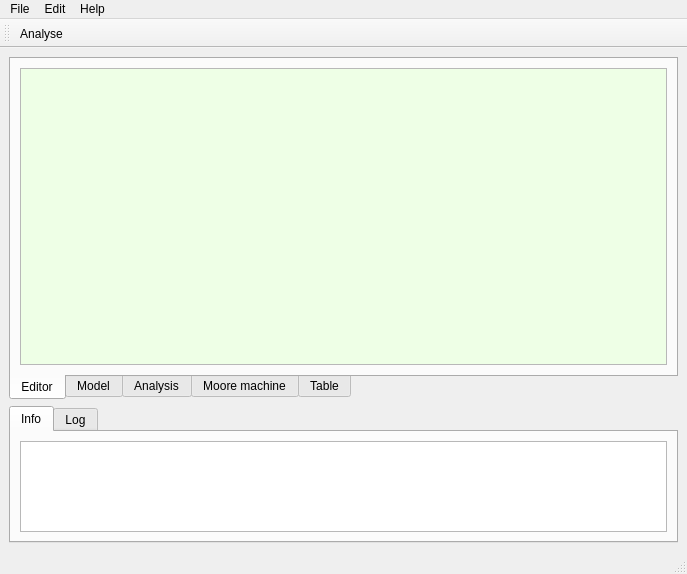
<?xml version="1.0" encoding="UTF-8"?>
<ui version="4.0">
 <class>ADCSWindow</class>
 <widget class="QMainWindow" name="ADCSWindow">
  <property name="geometry">
   <rect>
    <x>0</x>
    <y>0</y>
    <width>687</width>
    <height>574</height>
   </rect>
  </property>
  <property name="windowTitle">
   <string>Form1</string>
  </property>
  <widget class="QWidget" name="centralwidget">
   <layout class="QVBoxLayout" name="verticalLayout_2" stretch="5,2">
    <item>
     <widget class="QTabWidget" name="tabWidget">
      <property name="tabPosition">
       <enum>QTabWidget::South</enum>
      </property>
      <property name="tabShape">
       <enum>QTabWidget::Rounded</enum>
      </property>
      <property name="currentIndex">
       <number>0</number>
      </property>
      <property name="usesScrollButtons">
       <bool>true</bool>
      </property>
      <property name="documentMode">
       <bool>false</bool>
      </property>
      <property name="tabsClosable">
       <bool>false</bool>
      </property>
      <property name="movable">
       <bool>false</bool>
      </property>
      <widget class="QWidget" name="editorTab">
       <attribute name="title">
        <string>Editor</string>
       </attribute>
       <layout class="QHBoxLayout" name="innerLayout" stretch="0">
        <item>
         <layout class="QVBoxLayout" name="workArea" stretch="0">
          <item>
           <widget class="QPlainTextEdit" name="textEdit">
            <property name="palette">
             <palette>
              <active>
               <colorrole role="Base">
                <brush brushstyle="SolidPattern">
                 <color alpha="255">
                  <red>238</red>
                  <green>255</green>
                  <blue>230</blue>
                 </color>
                </brush>
               </colorrole>
              </active>
              <inactive>
               <colorrole role="Base">
                <brush brushstyle="SolidPattern">
                 <color alpha="255">
                  <red>238</red>
                  <green>255</green>
                  <blue>230</blue>
                 </color>
                </brush>
               </colorrole>
              </inactive>
              <disabled>
               <colorrole role="Base">
                <brush brushstyle="SolidPattern">
                 <color alpha="255">
                  <red>255</red>
                  <green>255</green>
                  <blue>255</blue>
                 </color>
                </brush>
               </colorrole>
              </disabled>
             </palette>
            </property>
            <property name="font">
             <font>
              <pointsize>24</pointsize>
             </font>
            </property>
           </widget>
          </item>
         </layout>
        </item>
       </layout>
      </widget>
      <widget class="QWidget" name="modelTab">
       <property name="enabled">
        <bool>true</bool>
       </property>
       <attribute name="title">
        <string>Model</string>
       </attribute>
       <layout class="QVBoxLayout" name="tab_2_layout">
        <item>
         <layout class="QHBoxLayout" name="horizontalLayout" stretch="1,2,4">
          <item>
           <widget class="QFrame" name="frame">
            <property name="frameShape">
             <enum>QFrame::StyledPanel</enum>
            </property>
            <property name="frameShadow">
             <enum>QFrame::Raised</enum>
            </property>
            <layout class="QVBoxLayout" name="verticalLayout_3">
             <item>
              <widget class="QLabel" name="label">
               <property name="text">
                <string>Signals</string>
               </property>
              </widget>
             </item>
             <item>
              <widget class="QListWidget" name="listSignals"/>
             </item>
            </layout>
           </widget>
          </item>
          <item>
           <widget class="QFrame" name="frame_2">
            <property name="frameShape">
             <enum>QFrame::StyledPanel</enum>
            </property>
            <property name="frameShadow">
             <enum>QFrame::Raised</enum>
            </property>
            <layout class="QVBoxLayout" name="verticalLayout">
             <item>
              <widget class="QLabel" name="label_2">
               <property name="text">
                <string>Node-Signals</string>
               </property>
              </widget>
             </item>
             <item>
              <widget class="QListWidget" name="listNodes"/>
             </item>
            </layout>
           </widget>
          </item>
          <item>
           <widget class="QTableView" name="matrix">
            <property name="gridStyle">
             <enum>Qt::SolidLine</enum>
            </property>
            <property name="sortingEnabled">
             <bool>false</bool>
            </property>
           </widget>
          </item>
         </layout>
        </item>
       </layout>
      </widget>



      <widget class="QWidget" name="analysisTab">
       <property name="enabled">
        <bool>true</bool>
       </property>
       <attribute name="title">
        <string>Analysis</string>
       </attribute>
       <layout class="QVBoxLayout" name="tab_2_layout">
        <item>
         <layout class="QHBoxLayout" name="horizontalLayout" stretch="1,1">
          <item>
           <widget class="QFrame" name="frame">
            <property name="frameShape">
             <enum>QFrame::StyledPanel</enum>
            </property>
            <property name="frameShadow">
             <enum>QFrame::Raised</enum>
            </property>
            <layout class="QVBoxLayout" name="verticalLayout_3">
             <item>
              <widget class="QLabel" name="label">
               <property name="text">
                <string>Loops</string>
               </property>
              </widget>
             </item>
             <item>
              <widget class="QListWidget" name="listLoops"/>
             </item>
            </layout>
           </widget>
          </item>

          <item>
           <widget class="QFrame" name="frame">
            <property name="frameShape">
             <enum>QFrame::StyledPanel</enum>
            </property>
            <property name="frameShadow">
             <enum>QFrame::Raised</enum>
            </property>
            <layout class="QVBoxLayout" name="verticalLayout_3">
             <item>
              <widget class="QLabel" name="label">
               <property name="text">
                <string>Paths</string>
               </property>
              </widget>
             </item>
             <item>
              <widget class="QListWidget" name="listPaths"/>
             </item>
            </layout>
           </widget>
          </item>
         </layout>
        </item>
       </layout>
      </widget>



      <widget class="QWidget" name="machineTab">
       <property name="enabled">
        <bool>true</bool>
       </property>
       <attribute name="title">
        <string>Moore machine</string>
       </attribute>
       <layout class="QVBoxLayout" name="tab_2_layout">
        <item>
         <layout class="QHBoxLayout" name="machineLayout" stretch="1,1">
          <item>
           <widget class="QFrame" name="frame">
            <property name="frameShape">
             <enum>QFrame::StyledPanel</enum>
            </property>
            <property name="frameShadow">
             <enum>QFrame::Raised</enum>
            </property>
            <layout class="QVBoxLayout" name="verticalLayout_3">
             <item>
              <widget class="QLabel" name="label">
               <property name="text">
                <string>Transitions</string>
               </property>
              </widget>
             </item>
             <item>
              <widget class="QListWidget" name="listTransitions"/>
             </item>
            </layout>
           </widget>
          </item>

          <item>
           <widget class="QFrame" name="frame">
            <property name="frameShape">
             <enum>QFrame::StyledPanel</enum>
            </property>
            <property name="frameShadow">
             <enum>QFrame::Raised</enum>
            </property>
            <layout class="QVBoxLayout" name="verticalLayout_3">
             <item>
              <widget class="QLabel" name="label">
               <property name="text">
                <string>Signals</string>
               </property>
              </widget>
             </item>
             <item>
              <widget class="QListWidget" name="listSignalsMachine"/>
             </item>
            </layout>
           </widget>
          </item>

         </layout>
        </item>
       </layout>
      </widget> 




      <widget class="QWidget" name="tableTab">
       <property name="enabled">
        <bool>true</bool>
       </property>
       <attribute name="title">
        <string>Table</string>
       </attribute>
       <layout class="QVBoxLayout" name="tab_2_layout">
        <item>
         <layout class="QHBoxLayout" name="horizontalLayout" stretch="1,1">
          <item>
           <widget class="QFrame" name="frame">
            <property name="frameShape">
             <enum>QFrame::StyledPanel</enum>
            </property>
            <property name="frameShadow">
             <enum>QFrame::Raised</enum>
            </property>
            <layout class="QVBoxLayout" name="verticalLayout_3">
             <item>
              <widget class="QLabel" name="label">
               <property name="text">
                <string>Transition Table</string>
               </property>
              </widget>
             </item>
             <item>
               <widget class="QTableView" name="tr_table">
                <property name="gridStyle">
                 <enum>Qt::SolidLine</enum>
                </property>
                <property name="sortingEnabled">
                 <bool>false</bool>
                </property>
               </widget>
             </item>
            </layout>
           </widget>
           </item>
          <item>
          <widget class="QFrame" name="frame">
            <property name="frameShape">
             <enum>QFrame::StyledPanel</enum>
            </property>
            <property name="frameShadow">
             <enum>QFrame::Raised</enum>
            </property>
            <layout class="QVBoxLayout" name="formulasLayout">
            
            </layout>
           </widget>
          </item>

         </layout>
        </item>
       </layout>
      </widget>



     </widget>





    </item>
    <item>
     <widget class="QTabWidget" name="tabWidget_2">
      <property name="currentIndex">
       <number>0</number>
      </property>
      <widget class="QWidget" name="tab">
       <attribute name="title">
        <string>Info</string>
       </attribute>
       <layout class="QVBoxLayout" name="tab_2_layout">
        <item>
         <widget class="QPlainTextEdit" name="info">
          <property name="enabled">
           <bool>true</bool>
          </property>
          <property name="readOnly">
           <bool>true</bool>
          </property>
         </widget>
        </item>
       </layout>
      </widget>
      <widget class="QWidget" name="tab_3">
       <attribute name="title">
        <string>Log</string>
       </attribute>
       <layout class="QVBoxLayout" name="tab_2_layout">
        <item>
         <widget class="QPlainTextEdit" name="log">
          <property name="font">
           <font>
            <family>DejaVu Sans Mono</family>
           </font>
          </property>
          <property name="readOnly">
           <bool>true</bool>
          </property>
         </widget>
        </item>
       </layout>
      </widget>
     </widget>
    </item>
   </layout>
  </widget>
  <widget class="QMenuBar" name="menuBar">
   <property name="geometry">
    <rect>
     <x>0</x>
     <y>0</y>
     <width>687</width>
     <height>27</height>
    </rect>
   </property>
   <widget class="QMenu" name="menuHelp">
    <property name="title">
     <string>Help</string>
    </property>
    <addaction name="actionAbout"/>
   </widget>
   <widget class="QMenu" name="menuFile">
    <property name="title">
     <string>File</string>
    </property>
    <addaction name="actionNew"/>
    <addaction name="actionOpen_alg"/>
    <addaction name="actionOpen_bin"/>
    <addaction name="actionSave_alg"/>
    <addaction name="actionSave_bin"/>
    <addaction name="actionSave_machine"/>
    <addaction name="separator"/>
    <addaction name="actionOpen_machine"/>
    <addaction name="actionSave_machine"/>
    <addaction name="separator"/>
    <addaction name="actionExit"/>
   </widget>
   <widget class="QMenu" name="menuEdit">
    <property name="title">
     <string>Edit</string>
    </property>
   </widget>
   <addaction name="menuFile"/>
   <addaction name="menuEdit"/>
   <addaction name="menuHelp"/>
  </widget>
  <widget class="QStatusBar" name="statusBar"/>
  <widget class="QToolBar" name="toolBar">
   <property name="windowTitle">
    <string>toolBar</string>
   </property>
   <attribute name="toolBarArea">
    <enum>TopToolBarArea</enum>
   </attribute>
   <attribute name="toolBarBreak">
    <bool>false</bool>
   </attribute>
   <addaction name="actionAnalyse"/>
  </widget>
  <action name="actionOpen_alg">
   <property name="text">
    <string>Open algorithm</string>
   </property>
  </action>
  <action name="actionOpen_bin">
   <property name="text">
    <string>Open model</string>
   </property>
  </action>
  <action name="actionSave_alg">
   <property name="text">
    <string>Save algorithm</string>
   </property>
  </action>
  <action name="actionSave_machine">
   <property name="text">
    <string>Save machine</string>
   </property>
  </action>
  <action name="actionOpen_machine">
   <property name="text">
    <string>Open machine</string>
   </property>
  </action>
  <action name="actionSave_bin">
   <property name="text">
    <string>Save model</string>
   </property>
  </action>
  <action name="actionExit">
   <property name="text">
    <string>Exit</string>
   </property>
  </action>
  <action name="actionAbout">
   <property name="text">
    <string>About...</string>
   </property>
  </action>
  <action name="actionNew">
   <property name="text">
    <string>New</string>
   </property>
  </action>
  <action name="actionAnalyse">
   <property name="text">
    <string>Analyse</string>
   </property>
  </action>
 </widget>
 <tabstops>
  <tabstop>textEdit</tabstop>
  <tabstop>tabWidget_2</tabstop>
  <tabstop>info</tabstop>
  <tabstop>tabWidget</tabstop>
  <tabstop>log</tabstop>
 </tabstops>
 <resources/>
 <connections/>
</ui>
